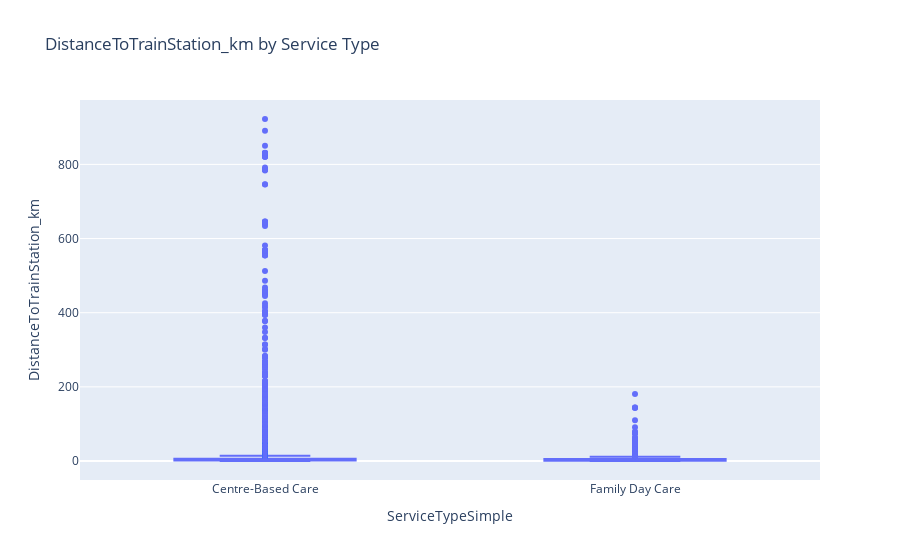
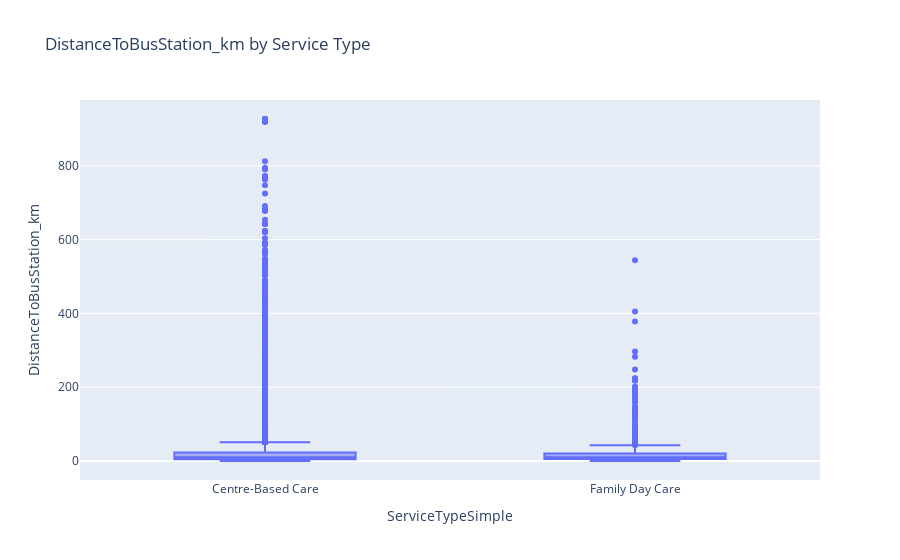

Notebook code cell kept with these figures, in order:
### Code cell
# Location features vs service type
if 'ServiceTypeSimple' in df.columns:
    for dist_col in ['DistanceToTrainStation_km','DistanceToBusStation_km']:
        if dist_col in df.columns:
            fig = px.box(df, x='ServiceTypeSimple', y=dist_col, points='outliers',
                         title=f'{dist_col} by Service Type')
            fig.show()

### Figure 1 — Plotly figure (JSON) as saved in the notebook; plotly's stock layout.template omitted (floating-point values rounded to 4 significant figures; data arrays with more than 128 entries replaced by an {"elided": "..."} marker saying what was removed)
{"data": [{"alignmentgroup": "True", "boxpoints": "outliers", "hovertemplate": "ServiceTypeSimple=%{x}<br>DistanceToTrainStation_km=%{y}<extra></extra>", "legendgroup": "", "marker": {"color": "#636efa"}, "name": "", "notched": false, "offsetgroup": "", "orientation": "v", "showlegend": false, "type": "box", "x": {"elided": "17663 str values"}, "x0": " ", "xaxis": "x", "y": {"elided": "17663 float values"}, "y0": " ", "yaxis": "y"}], "layout": {"boxmode": "group", "legend": {"tracegroupgap": 0}, "title": {"text": "DistanceToTrainStation_km by Service Type"}, "xaxis": {"anchor": "y", "domain": [0, 1], "title": {"text": "ServiceTypeSimple"}}, "yaxis": {"anchor": "x", "domain": [0, 1], "title": {"text": "DistanceToTrainStation_km"}}}}

### Figure 2 — Plotly figure (JSON) as saved in the notebook; plotly's stock layout.template omitted (floating-point values rounded to 4 significant figures; data arrays with more than 128 entries replaced by an {"elided": "..."} marker saying what was removed)
{"data": [{"alignmentgroup": "True", "boxpoints": "outliers", "hovertemplate": "ServiceTypeSimple=%{x}<br>DistanceToBusStation_km=%{y}<extra></extra>", "legendgroup": "", "marker": {"color": "#636efa"}, "name": "", "notched": false, "offsetgroup": "", "orientation": "v", "showlegend": false, "type": "box", "x": {"elided": "17663 str values"}, "x0": " ", "xaxis": "x", "y": {"elided": "17663 float values"}, "y0": " ", "yaxis": "y"}], "layout": {"boxmode": "group", "legend": {"tracegroupgap": 0}, "title": {"text": "DistanceToBusStation_km by Service Type"}, "xaxis": {"anchor": "y", "domain": [0, 1], "title": {"text": "ServiceTypeSimple"}}, "yaxis": {"anchor": "x", "domain": [0, 1], "title": {"text": "DistanceToBusStation_km"}}}}
